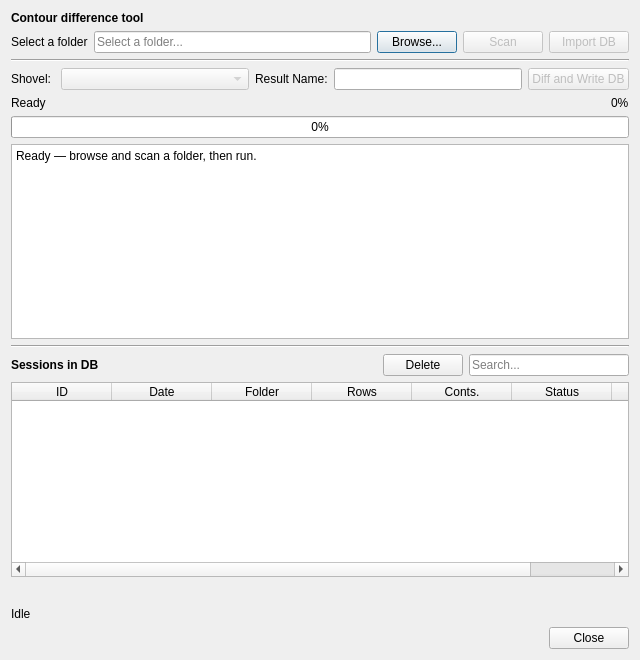
<?xml version="1.0" encoding="UTF-8"?>
<ui version="4.0">
 <class>Dialog</class>
 <widget class="QDialog" name="Dialog">
  <property name="geometry">
   <rect>
    <x>0</x>
    <y>0</y>
    <width>640</width>
    <height>660</height>
   </rect>
  </property>
  <property name="windowTitle">
   <string>Contour Difference Tool</string>
  </property>
  <layout class="QVBoxLayout" name="verticalLayout">
   <item>
    <widget class="QLabel" name="label">
     <property name="text">
      <string>&lt;html&gt;&lt;head/&gt;&lt;body&gt;&lt;p&gt;&lt;span style=&quot; font-weight:600;&quot;&gt;Contour difference tool&lt;/span&gt;&lt;/p&gt;&lt;/body&gt;&lt;/html&gt;</string>
     </property>
    </widget>
   </item>
   <item>
    <layout class="QFormLayout" name="formLayout">
     <item row="0" column="0">
      <widget class="QLabel" name="label_2">
       <property name="text">
        <string>Select a folder</string>
       </property>
      </widget>
     </item>
     <item row="0" column="1">
      <layout class="QHBoxLayout" name="horizontalLayout_folder">
       <item>
        <widget class="QLineEdit" name="lineEdit_folderPath">
         <property name="readOnly">
          <bool>true</bool>
         </property>
         <property name="placeholderText">
          <string>Select a folder...</string>
         </property>
        </widget>
       </item>
       <item>
        <widget class="QPushButton" name="pushButton_browse">
         <property name="styleSheet">
          <string notr="true"/>
         </property>
         <property name="text">
          <string>Browse...</string>
         </property>
         <property name="icon">
          <iconset resource="icons.qrc">
           <normaloff>:/icons/folder-open.svg</normaloff>:/icons/folder-open.svg</iconset>
         </property>
        </widget>
       </item>
       <item>
        <widget class="QPushButton" name="pushButton_scan">
         <property name="enabled">
          <bool>false</bool>
         </property>
         <property name="styleSheet">
          <string notr="true"/>
         </property>
         <property name="text">
          <string>Scan</string>
         </property>
         <property name="icon">
          <iconset resource="icons.qrc">
           <normaloff>:/icons/scan.svg</normaloff>:/icons/scan.svg</iconset>
         </property>
        </widget>
       </item>
       <item>
        <widget class="QPushButton" name="pushButton_step1">
         <property name="enabled">
          <bool>false</bool>
         </property>
         <property name="styleSheet">
          <string notr="true"/>
         </property>
         <property name="text">
          <string>Import DB</string>
         </property>
         <property name="icon">
          <iconset resource="icons.qrc">
           <normaloff>:/icons/folder-search.svg</normaloff>:/icons/folder-search.svg</iconset>
         </property>
        </widget>
       </item>
      </layout>
     </item>
    </layout>
   </item>
   <item>
    <widget class="Line" name="line_1">
     <property name="orientation">
      <enum>Qt::Horizontal</enum>
     </property>
    </widget>
   </item>
   <item>
    <layout class="QHBoxLayout" name="horizontalLayout_steps">
     <item>
      <widget class="QLabel" name="label_shovel">
       <property name="text">
        <string>Shovel: </string>
       </property>
      </widget>
     </item>
     <item>
      <widget class="QComboBox" name="comboBox_shovel">
       <property name="enabled">
        <bool>false</bool>
       </property>
       <property name="sizePolicy">
        <sizepolicy hsizetype="Expanding" vsizetype="Fixed">
         <horstretch>0</horstretch>
         <verstretch>0</verstretch>
        </sizepolicy>
       </property>
      </widget>
     </item>
     <item>
      <widget class="QLabel" name="label_result">
       <property name="text">
        <string>Result Name:</string>
       </property>
      </widget>
     </item>
     <item>
      <widget class="QLineEdit" name="lineEdit_result"/>
     </item>
     <item>
      <widget class="QPushButton" name="pushButton_step2">
       <property name="enabled">
        <bool>false</bool>
       </property>
       <property name="styleSheet">
        <string notr="true"/>
       </property>
       <property name="text">
        <string>Diff and Write DB</string>
       </property>
       <property name="icon">
        <iconset resource="icons.qrc">
         <normaloff>:/icons/vector-triangle.svg</normaloff>:/icons/vector-triangle.svg</iconset>
       </property>
      </widget>
     </item>
    </layout>
   </item>
   <item>
    <layout class="QHBoxLayout" name="horizontalLayout_shovel"/>
   </item>
   <item>
    <layout class="QHBoxLayout" name="horizontalLayout_progressMeta">
     <item>
      <widget class="QLabel" name="label_progressStatus">
       <property name="text">
        <string>Ready</string>
       </property>
      </widget>
     </item>
     <item>
      <spacer name="horizontalSpacer_progress">
       <property name="orientation">
        <enum>Qt::Horizontal</enum>
       </property>
       <property name="sizeHint" stdset="0">
        <size>
         <width>0</width>
         <height>0</height>
        </size>
       </property>
      </spacer>
     </item>
     <item>
      <widget class="QLabel" name="label_progressPct">
       <property name="text">
        <string>0%</string>
       </property>
      </widget>
     </item>
    </layout>
   </item>
   <item>
    <widget class="QProgressBar" name="progressBar">
     <property name="value">
      <number>0</number>
     </property>
    </widget>
   </item>
   <item>
    <widget class="QPlainTextEdit" name="plainTextEdit_log">
     <property name="readOnly">
      <bool>true</bool>
     </property>
     <property name="plainText">
      <string>Ready — browse and scan a folder, then run.</string>
     </property>
     <property name="maximumBlockCount">
      <number>500</number>
     </property>
    </widget>
   </item>
   <item>
    <widget class="Line" name="line_2">
     <property name="orientation">
      <enum>Qt::Horizontal</enum>
     </property>
    </widget>
   </item>
   <item>
    <layout class="QHBoxLayout" name="horizontalLayout_sessionsHeader">
     <item>
      <widget class="QLabel" name="label_sessionsInDb">
       <property name="text">
        <string>&lt;html&gt;&lt;head/&gt;&lt;body&gt;&lt;p&gt;&lt;span style=&quot; font-weight:600;&quot;&gt;Sessions in DB&lt;/span&gt;&lt;/p&gt;&lt;/body&gt;&lt;/html&gt;</string>
       </property>
      </widget>
     </item>
     <item>
      <spacer name="horizontalSpacer_sessions">
       <property name="orientation">
        <enum>Qt::Horizontal</enum>
       </property>
       <property name="sizeHint" stdset="0">
        <size>
         <width>0</width>
         <height>0</height>
        </size>
       </property>
      </spacer>
     </item>
     <item>
      <widget class="QPushButton" name="pushButton_confirmDelete">
       <property name="styleSheet">
        <string notr="true"/>
       </property>
       <property name="text">
        <string>Delete</string>
       </property>
       <property name="icon">
        <iconset resource="icons.qrc">
         <normaloff>:/icons/trash.svg</normaloff>:/icons/trash.svg</iconset>
       </property>
      </widget>
     </item>
     <item>
      <widget class="QLineEdit" name="lineEdit_search">
       <property name="maximumSize">
        <size>
         <width>160</width>
         <height>16777215</height>
        </size>
       </property>
       <property name="placeholderText">
        <string>Search...</string>
       </property>
      </widget>
     </item>
    </layout>
   </item>
   <item>
    <widget class="QTableWidget" name="tableWidget_sessions">
     <property name="editTriggers">
      <set>QAbstractItemView::NoEditTriggers</set>
     </property>
     <property name="selectionBehavior">
      <enum>QAbstractItemView::SelectRows</enum>
     </property>
     <property name="columnCount">
      <number>7</number>
     </property>
     <attribute name="horizontalHeaderStretchLastSection">
      <bool>false</bool>
     </attribute>
     <attribute name="verticalHeaderVisible">
      <bool>false</bool>
     </attribute>
     <column>
      <property name="text">
       <string>ID</string>
      </property>
     </column>
     <column>
      <property name="text">
       <string>Date</string>
      </property>
     </column>
     <column>
      <property name="text">
       <string>Folder</string>
      </property>
     </column>
     <column>
      <property name="text">
       <string>Rows</string>
      </property>
     </column>
     <column>
      <property name="text">
       <string>Conts.</string>
      </property>
     </column>
     <column>
      <property name="text">
       <string>Status</string>
      </property>
     </column>
     <column>
      <property name="text">
       <string/>
      </property>
     </column>
    </widget>
   </item>
   <item>
    <widget class="QWidget" name="widget_confirmBar" native="true">
     <layout class="QHBoxLayout" name="horizontalLayout_confirmBar"/>
    </widget>
   </item>
   <item>
    <layout class="QHBoxLayout" name="horizontalLayout_footer">
     <item>
      <widget class="QLabel" name="label_statusText">
       <property name="text">
        <string>Idle</string>
       </property>
      </widget>
     </item>
     <item>
      <spacer name="horizontalSpacer_footer">
       <property name="orientation">
        <enum>Qt::Horizontal</enum>
       </property>
       <property name="sizeHint" stdset="0">
        <size>
         <width>0</width>
         <height>0</height>
        </size>
       </property>
      </spacer>
     </item>
     <item>
      <widget class="QLabel" name="label_dbSummary">
       <property name="text">
        <string/>
       </property>
      </widget>
     </item>
    </layout>
   </item>
   <item>
    <layout class="QHBoxLayout" name="horizontalLayout_buttons">
     <item>
      <spacer name="horizontalSpacer_buttons">
       <property name="orientation">
        <enum>Qt::Horizontal</enum>
       </property>
       <property name="sizeHint" stdset="0">
        <size>
         <width>0</width>
         <height>0</height>
        </size>
       </property>
      </spacer>
     </item>
     <item>
      <widget class="QPushButton" name="pushButton_close">
       <property name="text">
        <string>Close</string>
       </property>
      </widget>
     </item>
    </layout>
   </item>
  </layout>
 </widget>
 <resources>
  <include location="icons.qrc"/>
 </resources>
 <connections/>
</ui>
